Frame 1 (no input): blank canvas, image omitted
Frame 60 (no input): blank canvas, image omitted
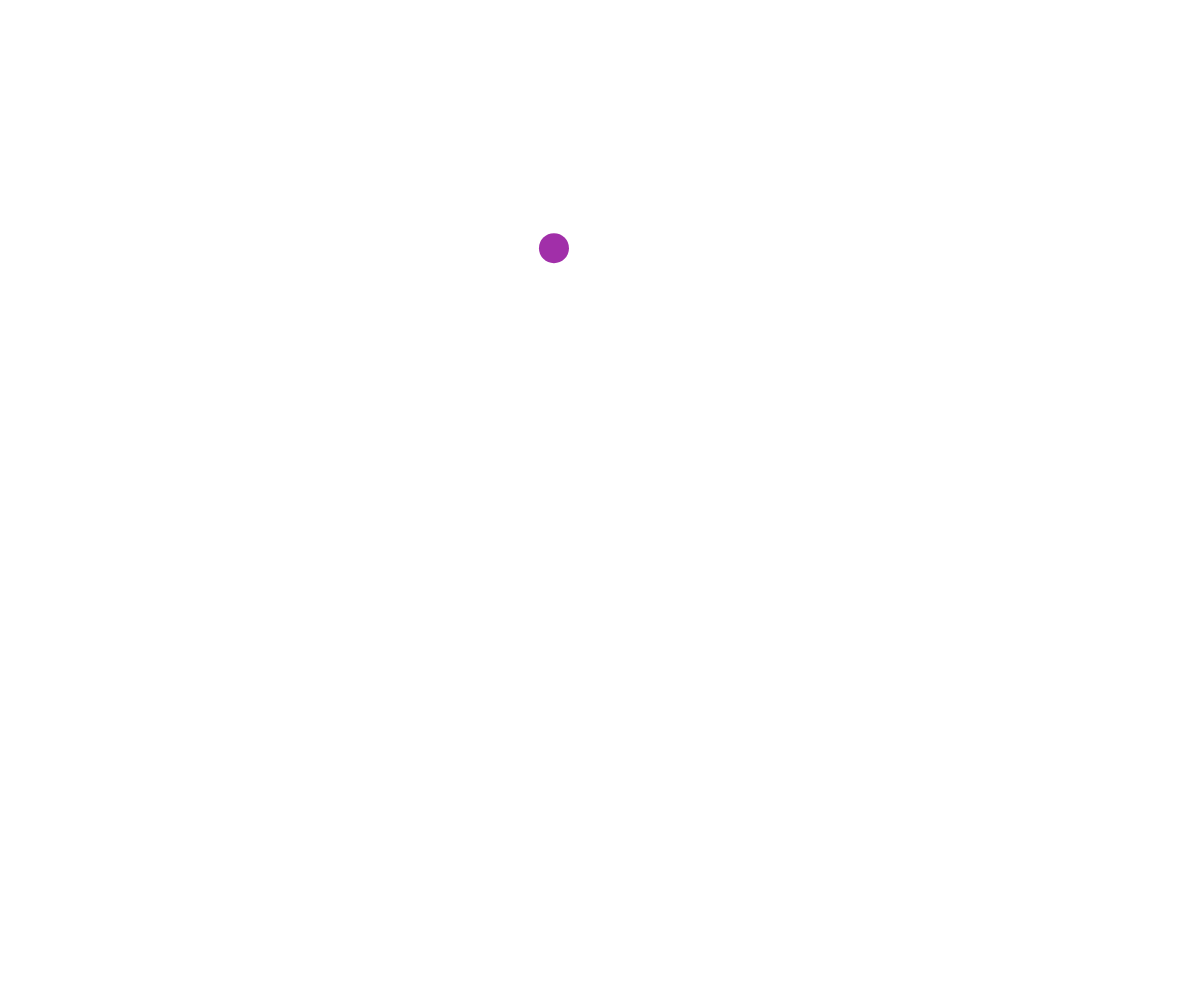
Frame 120 (the mouse pressed at the canvas centre since frame 60)

The p5.js sketch whose frames 1 and 60 were blank and that drew this single picture after the mouse press (run headless with seeded random() and noise() and a simulated clock; from frame 60 on, the mouse is pressed at the canvas centre):

// p5.js sketch
// ── sketch.js
// Connected Nodes OOP Demo

let allNodes = [];

function setup() {
  createCanvas(windowWidth, windowHeight);
}

function draw() {
  background(255);

  for (let node of allNodes) {
    node.update();
    node.connectTo(allNodes);
  }
  for (let node of allNodes) {
    node.display();
  }
}

function mousePressed() {
  let newNode = new movingNode(mouseX, mouseY);
  allNodes.push(newNode);
}

class movingNode {
  constructor(x, y) {
    this.x = x;
    this.y = y;
    this.maxRadius = 35;
    this.minRadius = 15;
    this.color = color(random(225), random(225), random(225));
    this.xTime = random(1000);
    this.yTime = random(1000, 2000);
    this.speed = 10;
    this.deltaTime = 0.05;
    this.reach = 200;
  }

  display() {
    noStroke();
    fill(this.color);
    circle(this.x, this.y, this.radius*2);
  }

  update() {
    this.move();
    this.screenWrap();
    this.sizeMouse();
  }

  move() {
    let dx = noise(this.xTime);
    let dy = noise(this.yTime);

    dx = map(dx, 0, 1, -this.speed, this.speed);
    dy = map(dy, 0, 1, -this.speed, this.speed);

    this.x += dx;
    this.y += dy;

    this.xTime += this.deltaTime;
    this.yTime += this.deltaTime;
  }

  screenWrap() {
    if (this.x + this.radius < 0) {
      this.x += width + this.radius*2;
    }
    if (this.x - this.radius > width) {
      this.x -= width + this.radius*2;
    }
    if (this.y + this.radius < 0) {
      this.y += height + this.radius*2;
    }
    if (this.y - this.radius> height) {
      this.y -= height + this.radius*2;
    }
  }

  connectTo(nodeArray) {
    for (let otherNode of nodeArray) {
      if (this !== otherNode) {
        let distApart = dist(this.x, this.y, otherNode.x, otherNode.y);
        if (distApart < this.reach) {
          stroke(0);
          strokeWeight((this.reach - distApart) / 10);
          line(this.x, this.y, otherNode.x, otherNode.y);
        }
      }
    }
  }

  sizeMouse() {
    let mouseDist = dist(this.x, this.y, mouseX, mouseY);
    if (mouseDist < this.reach) {
      let newSize = map(mouseDist, 0, this.reach, this.maxRadius, this.minRadius);
      this.radius = newSize;
    }
    else {
      this.radius = this.minRadius;
    }
  }
}
